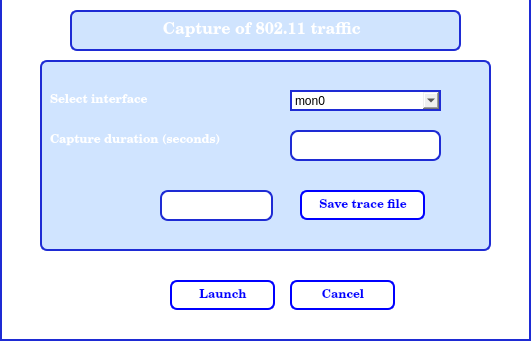
<?xml version="1.0" encoding="UTF-8"?>
<ui version="4.0">
 <class>Form</class>
 <widget class="QWidget" name="Form">
  <property name="geometry">
   <rect>
    <x>0</x>
    <y>0</y>
    <width>531</width>
    <height>341</height>
   </rect>
  </property>
  <property name="palette">
   <palette>
    <active>
     <colorrole role="Base">
      <brush brushstyle="SolidPattern">
       <color alpha="255">
        <red>255</red>
        <green>255</green>
        <blue>255</blue>
       </color>
      </brush>
     </colorrole>
     <colorrole role="Window">
      <brush brushstyle="SolidPattern">
       <color alpha="255">
        <red>181</red>
        <green>180</green>
        <blue>180</blue>
       </color>
      </brush>
     </colorrole>
    </active>
    <inactive>
     <colorrole role="Base">
      <brush brushstyle="SolidPattern">
       <color alpha="255">
        <red>255</red>
        <green>255</green>
        <blue>255</blue>
       </color>
      </brush>
     </colorrole>
     <colorrole role="Window">
      <brush brushstyle="SolidPattern">
       <color alpha="255">
        <red>181</red>
        <green>180</green>
        <blue>180</blue>
       </color>
      </brush>
     </colorrole>
    </inactive>
    <disabled>
     <colorrole role="Base">
      <brush brushstyle="SolidPattern">
       <color alpha="255">
        <red>181</red>
        <green>180</green>
        <blue>180</blue>
       </color>
      </brush>
     </colorrole>
     <colorrole role="Window">
      <brush brushstyle="SolidPattern">
       <color alpha="255">
        <red>181</red>
        <green>180</green>
        <blue>180</blue>
       </color>
      </brush>
     </colorrole>
    </disabled>
   </palette>
  </property>
  <property name="windowTitle">
   <string>Capture of 802.11 traffic</string>
  </property>
  <property name="styleSheet">
   <string notr="true">QLineEdit {
padding: 1px;
border-style: solid;
border: 2px solid #1e2bd4;
border-radius: 8px;
}
QComboBox{

border-style: solid;
border: 2px solid #1e2bd4;

}

#frame_4{
border: 2px solid #1e2bd4;
border-radius:7px;
background:#d0e4fe;
}
#frame_2{
border: 2px solid #1e2bd4;
border-radius:7px;
background:#d0e4ff;
}
QPushButton {
color: #1e2bd4;
background-color: QLinearGradient( x1: 0, y1: 0, x2: 0, y2: 1, stop: 0 #1e2bd4, stop: 0.1 #1e2bd4, stop: 0.70#1e2bd4, stop: 0.5 #1e2bd4, stop: 1 #1e2bd4);
border-width: 1px;
border-color: #1e2bd4;
border-style: solid;
border-radius: 7;
padding: 6px;

padding-left: 6px;
padding-right: 5px;
min-width: 90px;
max-width: 90px;
min-height: 14px;
max-height: 14px;
}</string>
  </property>
  <widget class="QFrame" name="frame">
   <property name="geometry">
    <rect>
     <x>0</x>
     <y>-10</y>
     <width>531</width>
     <height>351</height>
    </rect>
   </property>
   <property name="styleSheet">
    <string notr="true">#frame{
border:2px solid #1e2bd4;
border-radius: 1 px;
background: white;
}</string>
   </property>
   <property name="frameShape">
    <enum>QFrame::StyledPanel</enum>
   </property>
   <property name="frameShadow">
    <enum>QFrame::Raised</enum>
   </property>
   <widget class="QFrame" name="frame_2">
    <property name="geometry">
     <rect>
      <x>40</x>
      <y>70</y>
      <width>451</width>
      <height>191</height>
     </rect>
    </property>
    <property name="styleSheet">
     <string notr="true">#frame_2{background-image:url(&quot;/root/application/images/fond.bmp&quot;);
}</string>
    </property>
    <property name="frameShape">
     <enum>QFrame::StyledPanel</enum>
    </property>
    <property name="frameShadow">
     <enum>QFrame::Raised</enum>
    </property>
    <widget class="QLabel" name="label_3">
     <property name="geometry">
      <rect>
       <x>10</x>
       <y>70</y>
       <width>231</width>
       <height>21</height>
      </rect>
     </property>
     <property name="font">
      <font>
       <family>Century Schoolbook L</family>
       <weight>75</weight>
       <bold>true</bold>
      </font>
     </property>
     <property name="styleSheet">
      <string notr="true">color:#ffffff;</string>
     </property>
     <property name="text">
      <string>Capture duration (seconds)</string>
     </property>
    </widget>
    <widget class="QComboBox" name="comboBox">
     <property name="geometry">
      <rect>
       <x>250</x>
       <y>30</y>
       <width>151</width>
       <height>21</height>
      </rect>
     </property>
     <item>
      <property name="text">
       <string>mon0</string>
      </property>
     </item>
     <item>
      <property name="text">
       <string>mon1</string>
      </property>
     </item>
     <item>
      <property name="text">
       <string>mon2</string>
      </property>
     </item>
     <item>
      <property name="text">
       <string>mon3</string>
      </property>
     </item>
     <item>
      <property name="text">
       <string>mon4</string>
      </property>
     </item>
     <item>
      <property name="text">
       <string>mon5</string>
      </property>
     </item>
     <item>
      <property name="text">
       <string>mon6</string>
      </property>
     </item>
     <item>
      <property name="text">
       <string>mon7</string>
      </property>
     </item>
     <item>
      <property name="text">
       <string>mon8</string>
      </property>
     </item>
     <item>
      <property name="text">
       <string>mon9</string>
      </property>
     </item>
     <item>
      <property name="text">
       <string>Nouvel élément</string>
      </property>
     </item>
    </widget>
    <widget class="QLineEdit" name="lineEdit_6">
     <property name="geometry">
      <rect>
       <x>250</x>
       <y>70</y>
       <width>151</width>
       <height>31</height>
      </rect>
     </property>
     <property name="readOnly">
      <bool>false</bool>
     </property>
    </widget>
    <widget class="QLabel" name="label">
     <property name="geometry">
      <rect>
       <x>10</x>
       <y>30</y>
       <width>181</width>
       <height>21</height>
      </rect>
     </property>
     <property name="font">
      <font>
       <family>Century Schoolbook L</family>
       <weight>75</weight>
       <bold>true</bold>
      </font>
     </property>
     <property name="styleSheet">
      <string notr="true">color:#ffffff;</string>
     </property>
     <property name="text">
      <string>Select interface</string>
     </property>
    </widget>
    <widget class="QFrame" name="frame_3">
     <property name="geometry">
      <rect>
       <x>10</x>
       <y>-50</y>
       <width>361</width>
       <height>31</height>
      </rect>
     </property>
     <property name="frameShape">
      <enum>QFrame::StyledPanel</enum>
     </property>
     <property name="frameShadow">
      <enum>QFrame::Raised</enum>
     </property>
    </widget>
    <widget class="QPushButton" name="pushButton_3">
     <property name="geometry">
      <rect>
       <x>260</x>
       <y>130</y>
       <width>125</width>
       <height>30</height>
      </rect>
     </property>
     <property name="font">
      <font>
       <family>Century Schoolbook L</family>
       <weight>75</weight>
       <bold>true</bold>
      </font>
     </property>
     <property name="styleSheet">
      <string notr="true">color:blue; background-color:white; border:2px solid blue;
min-width: 110px;
max-width: 110px;</string>
     </property>
     <property name="text">
      <string>Save trace file</string>
     </property>
    </widget>
    <widget class="QLineEdit" name="lineEdit">
     <property name="enabled">
      <bool>false</bool>
     </property>
     <property name="geometry">
      <rect>
       <x>120</x>
       <y>130</y>
       <width>113</width>
       <height>31</height>
      </rect>
     </property>
    </widget>
   </widget>
   <widget class="QFrame" name="frame_4">
    <property name="geometry">
     <rect>
      <x>70</x>
      <y>20</y>
      <width>391</width>
      <height>41</height>
     </rect>
    </property>
    <property name="styleSheet">
     <string notr="true">#frame_4{background-image:url(&quot;/root/application/images/fond.bmp&quot;);
}</string>
    </property>
    <property name="frameShape">
     <enum>QFrame::StyledPanel</enum>
    </property>
    <property name="frameShadow">
     <enum>QFrame::Raised</enum>
    </property>
    <widget class="QLabel" name="label_4">
     <property name="geometry">
      <rect>
       <x>70</x>
       <y>10</y>
       <width>261</width>
       <height>21</height>
      </rect>
     </property>
     <property name="font">
      <font>
       <family>Century Schoolbook L</family>
       <pointsize>12</pointsize>
       <weight>75</weight>
       <bold>true</bold>
      </font>
     </property>
     <property name="styleSheet">
      <string notr="true">color:#ffffff;</string>
     </property>
     <property name="text">
      <string>     Capture of 802.11 traffic </string>
     </property>
    </widget>
   </widget>
   <widget class="QFrame" name="frame_5">
    <property name="geometry">
     <rect>
      <x>120</x>
      <y>280</y>
      <width>371</width>
      <height>51</height>
     </rect>
    </property>
    <property name="styleSheet">
     <string notr="true">#frame_5{
border:#8bf;
}</string>
    </property>
    <property name="frameShape">
     <enum>QFrame::StyledPanel</enum>
    </property>
    <property name="frameShadow">
     <enum>QFrame::Raised</enum>
    </property>
    <widget class="QPushButton" name="pushButton">
     <property name="geometry">
      <rect>
       <x>50</x>
       <y>10</y>
       <width>105</width>
       <height>30</height>
      </rect>
     </property>
     <property name="maximumSize">
      <size>
       <width>105</width>
       <height>30</height>
      </size>
     </property>
     <property name="font">
      <font>
       <family>Century Schoolbook L</family>
       <weight>75</weight>
       <bold>true</bold>
      </font>
     </property>
     <property name="cursor">
      <cursorShape>PointingHandCursor</cursorShape>
     </property>
     <property name="mouseTracking">
      <bool>true</bool>
     </property>
     <property name="styleSheet">
      <string notr="true">color:blue; background-color:white; border:2px solid blue;</string>
     </property>
     <property name="text">
      <string>Launch</string>
     </property>
     <property name="checkable">
      <bool>true</bool>
     </property>
    </widget>
    <widget class="QPushButton" name="pushButton_2">
     <property name="geometry">
      <rect>
       <x>170</x>
       <y>10</y>
       <width>105</width>
       <height>30</height>
      </rect>
     </property>
     <property name="maximumSize">
      <size>
       <width>105</width>
       <height>30</height>
      </size>
     </property>
     <property name="font">
      <font>
       <family>Century Schoolbook L</family>
       <weight>75</weight>
       <bold>true</bold>
      </font>
     </property>
     <property name="styleSheet">
      <string notr="true">color:blue; background-color:white;border:2px solid blue</string>
     </property>
     <property name="text">
      <string>Cancel</string>
     </property>
    </widget>
   </widget>
  </widget>
 </widget>
 <resources/>
 <connections>
  <connection>
   <sender>pushButton_2</sender>
   <signal>clicked()</signal>
   <receiver>Form</receiver>
   <slot>close()</slot>
   <hints>
    <hint type="sourcelabel">
     <x>351</x>
     <y>303</y>
    </hint>
    <hint type="destinationlabel">
     <x>265</x>
     <y>170</y>
    </hint>
   </hints>
  </connection>
 </connections>
</ui>
